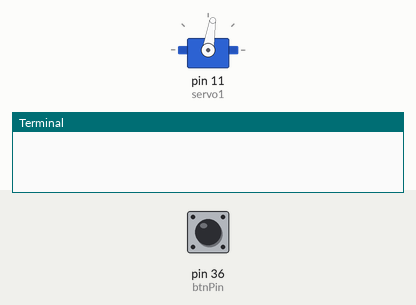
A program run on a simulated Raspberry Pi (header pin numbers). Parts: servo, the last lines printed to the terminal. Inputs (shaded band) come from the test bench; at power-on: pin 36 (btnPin) HIGH. Servo angles are drawn from the pulse width (0.5 ms = 0°, 2.5 ms = 180°).

Above: at 1.5 s.
1.6 s: pin 36 (btnPin) pulled LOW for 1 s
At 1.75 s:
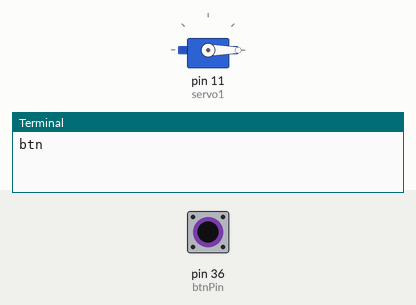
4.1 s: pin 36 (btnPin) pulled LOW for 0.15 s
At 4.7 s:
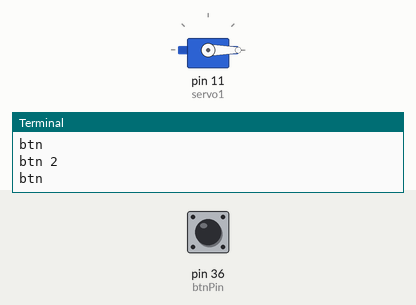
5.7 s: pin 36 (btnPin) pulled LOW for 3.2 s
At 9.5 s:
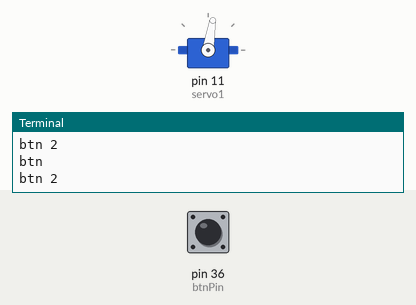
Timing chart, 0 to 11.0 s (numbered marks = the images above; inputs shaded):
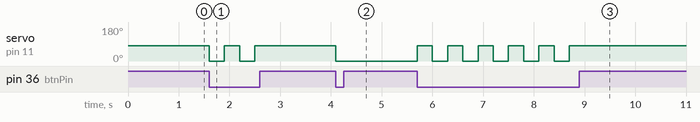

The program:

Active-Aero.py
```python
import RPi.GPIO as GPIO
import time

GPIO.setmode(GPIO.BOARD)

GPIO.setup(11, GPIO.OUT)
servo1 = GPIO.PWM(11, 50)
btnPin = 36


def setup():
    GPIO.setup(btnPin, GPIO.IN, pull_up_down = GPIO.PUD_UP)
    #GPIO.add_event_detect(btnPin, GPIO.FALLING, callback = servomov)
    servo1.start(0)
    servo1.ChangeDutyCycle(7)
    time.sleep(0.3)
    servo1.ChangeDutyCycle(0)


def servomov():
    flap = True
    while True:
        input_state = GPIO.input(btnPin)

        if input_state == False and flap == True:
            flap = False
            print("btn")
            servo1.ChangeDutyCycle(2)
            time.sleep(0.3)
            servo1.ChangeDutyCycle(0)

        elif input_state == False and flap == False:
            flap = True
            print("btn 2")
            servo1.ChangeDutyCycle(7)
            time.sleep(0.3)
            servo1.ChangeDutyCycle(0)


def destroy():
    servo1.stop()
    GPIO.cleanup()

if __name__ == "__main__":
    setup()
    try:
        servomov()
    except KeyboardInterrupt:
        destroy()
```

Measured:
- after the input at 1.6 s, servo on pin 11 (servo1): alternates 81° for 0.30 s and 0° for 0.30 s, 4 changes in all, then stays 81°, starting at once
- after the input at 4.1 s, servo on pin 11 (servo1): 81° → 0° at once
- after the input at 5.7 s, servo on pin 11 (servo1): alternates 81° for 0.30 s and 0° for 0.30 s, 11 changes in all, then stays 81°, starting at once
